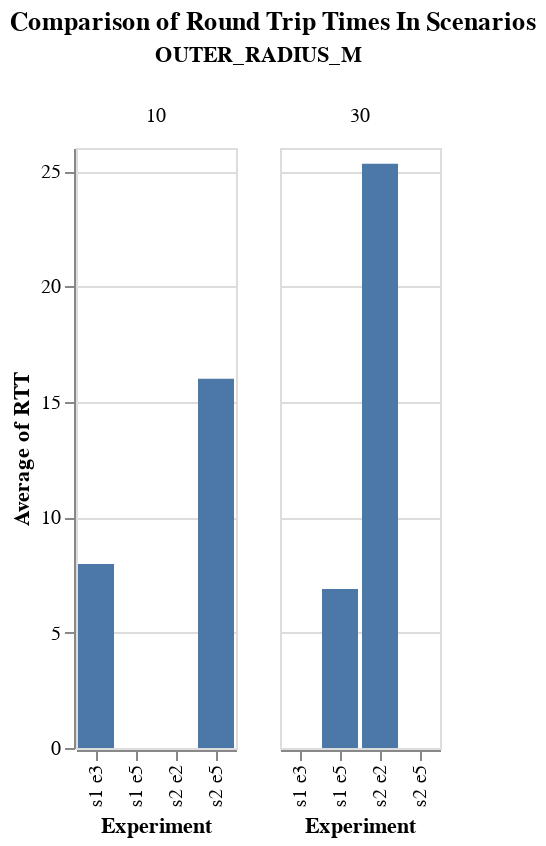

Notebook code cell kept with this figure:
### Code cell
selected = select_experiments(RTTs, [(1, 3), (2, 5), (1, 5), (2, 2)])

alt.Chart(pd.merge(selected, experiments), title="Comparison of Round Trip Times In Scenarios").transform_calculate(
    sc_exp = "'s' + datum.SCENARIO + ' e' + datum.EXPERIMENT"
).mark_bar().encode(
    x=alt.X("sc_exp:N", title="Experiment"),
    y="average(RTT):Q",
    column="OUTER_RADIUS_M"
)

### Figure 1 — Vega-Lite specification as saved in the notebook (floating-point values rounded to 4 significant figures; data arrays with more than 128 entries replaced by an {"elided": "..."} marker saying what was removed)
{"config": {"view": {"continuousWidth": 400, "continuousHeight": 300}}, "data": {"name": "data-4ca9844897a93d77c15b0f3c0f6a1940"}, "mark": "bar", "encoding": {"column": {"field": "OUTER_RADIUS_M", "type": "quantitative"}, "x": {"field": "sc_exp", "title": "Experiment", "type": "nominal"}, "y": {"aggregate": "average", "field": "RTT", "type": "quantitative"}}, "title": "Comparison of Round Trip Times In Scenarios", "transform": [{"calculate": "'s' + datum.SCENARIO + ' e' + datum.EXPERIMENT", "as": "sc_exp"}], "$schema": "https://vega.github.io/schema/vega-lite/v4.17.0.json", "datasets": {"data-4ca9844897a93d77c15b0f3c0f6a1940": {"elided": "186 records"}}}
